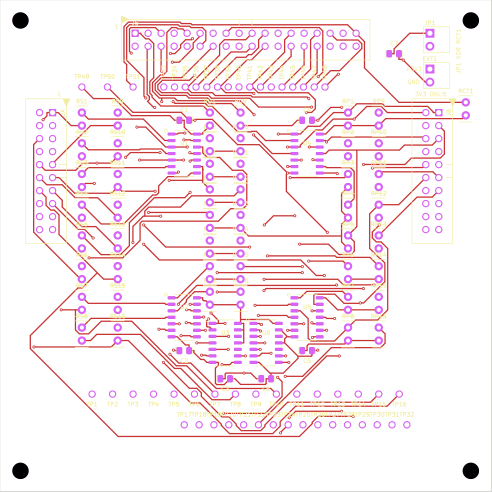
#> input picture doc/figs/fig2-6a_pcb_top.png, 983 x 983 px (shown at 1/2 size)
$ python make_poster.py
#> lines starting #> are read from the running program, lines starting #| are printed output that depends on the picture
# -*- coding: utf-8 -*-
"""生成《瞬迹》AMD 赛道海报：中文一页 + 英文一页（16:9，13.333×7.5 英寸）。

版面沿用官方模板的三栏骨架（背景 / 架构 / 结果）+ 深色区块标题条 + 细线分隔，
但用基本图元重建，避免模板原位改字的溢位与高亮残留。

用法：python scripts/make_poster.py
输出：doc/瞬迹_海报_中英_20261103.pptx
"""
import os
import sys

from pptx import Presentation
from pptx.util import Inches, Pt
from pptx.dml.color import RGBColor
from pptx.enum.text import PP_ALIGN, MSO_ANCHOR
from pptx.enum.shapes import MSO_SHAPE

HERE = os.path.dirname(os.path.abspath(__file__))
ROOT = os.path.dirname(HERE)
OUT = os.path.join(ROOT, "doc", "瞬迹_海报_中英_20261103.pptx")
FIGS = os.path.join(ROOT, "doc", "figs")
CASE = os.path.join(ROOT, "doc", "case", "out")
STRIP = os.path.join(FIGS, "_poster_strip.png")
LOGO = r"C:\Users\clocker\Downloads\校标.jpeg"
AMD_PNG = os.path.join(ROOT, "build", "tpl_media", "image1.png")

INK = "1A1A1A"
GREY = "6E6E6E"
BLUE = "1F4E79"
BAND = "262626"
ACC = "B03A2E"

W, H = 13.333, 7.5
COL_A, COL_B, COL_C = 0.35, 4.48, 8.62
WD_A, WD_B, WD_C = 3.95, 3.95, 4.42
TOP = 1.74
BAND_H = 0.40


def build_strip():
    from PIL import Image
    panels = [os.path.join(FIGS, "fig2-6a_pcb_top.png"),
              os.path.join(FIGS, "fig2-6b_pcb_bottom.png"),
              os.path.join(CASE, "preview_xunji_case_asm.png")]
    Hh = 560
    imgs = []
    for p in panels:
        im = Image.open(p).convert("RGB")
#> im is the input picture: PIL image 983x983 RGB; mean R, G, B 248.7, 235, 239.2
        w = max(1, int(im.width * Hh / im.height))
#> w = 560
        imgs.append(im.resize((w, Hh), Image.LANCZOS))
    Wt = sum(i.width for i in imgs) + 18 * (len(imgs) + 1)
#> Wt = 2114
    canvas = Image.new("RGB", (Wt, Hh + 36), (255, 255, 255))
#> canvas: PIL image 2114x596 RGB; every value is 255
    x = 18
    for im in imgs:
        canvas.paste(im, (x, 18))
        x += im.width + 18
#> this loop made 3 passes
#> x on passes 1 to 3: 596, 1174, 2114
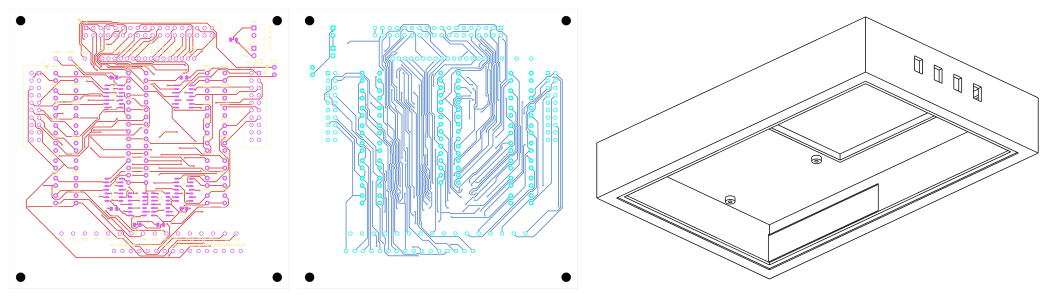
#> canvas: PIL image 2114x596 RGB (shown at 1/2 size); mean R, G, B 243.2, 242.7, 245.5
#> after the loop, x = 2114
    canvas.save(STRIP, "PNG")


# [163 lines left out: functions tb, rect, band, hline, pic, results_table and 1 more, not called in this run]


CN = {
    "font": "微软雅黑", "latin": "Calibri",
    "copyright": "© 2026 AMD FPGA Innovation Design Contest",
    "title": "瞬迹 —— 基于 FPGA 的线束拓扑重建\n与 μs 级瞬态开路诊断装置",
    "members": "王鑫婷　　季佳越",
    "school": "中国地质大学（武汉）\nChina University of Geosciences (Wuhan)",
    "sec1": "背景与方案", "sec2": "系统架构与创新点", "sec3": "测试结果与性能",
    "body1": ("线束装配错误与端子松动是整机故障的重要来源。传统人工通断表需逐根核对，"
              "效率低，且无法捕获瞬态断线。\n"
              "本作品用同一套硬件回答两个问题：\n"
              "「线怎么接」——16×16 静态拓扑重建；\n"
              "「线什么时候断」——μs 级瞬态捕获。\n"
              "硬件：EGO1（Artix-7 XC7A35T，100 MHz）＋自研 FE-16 前端板。\n"
              "信号链：a_ctrl_n → LVC07 开漏 → RS 330 Ω → JA → 被测线束 → JB → "
              "RP 4.7 kΩ 上拉 → LVC14 施密特反相 → b_raw → FPGA。\n"
              "规格：16 通道 · 单轮扫描 112 μs · 48 B 定长帧 · 240 fps · 115200 bps · "
              "帧内可捕获 μs 级瞬态。"),
    "cap_strip": "自研 FE-16 前端板与整机（PCB 顶/底 + 外壳设计）",
    "cap_sys": "系统框图",
    "box1": ("双端有源扫描拓扑（创新点 1）\n"
             "① 32 根信号线完成 16×16 全连接矩阵\n"
             "② 开漏激励天然无多路竞争，串阻限流约 10 mA\n"
             "③ 施密特反相抑制长线束慢边沿抖动"),
    "box2": ("三层滤波与帧一致性（创新点 2、3）\n"
             "① 5 μs 空闲稳定窗 + 101 拍多数表决 + 8 拍去毛刺\n"
             "② 帧矩阵在发送触发沿锁存，保证 CRC 与负载同源"),
    "res_intro": "学习—比对，五级分类并定位到具体线号",
    "table": [
        ["制造故障", "系统判定", "定位结果"],
        ["16 路 1:1", "PASS", "16 条连接，全部对角"],
        ["拔 1 根", "OPEN", "open=0x0020 → ch5"],
        ["交叉 2 根", "MISWIRE", "矩阵出现 A2→B7、A7→B2"],
        ["短接 2 根", "BRIDGE", "18 条连接，A1↔B4 交叉出现"],
        ["交叉+断路", "ANOMALY", "拒绝硬套类型，符合不夸大原则"],
    ],
    "colw": (0.92, 1.05, 2.45),
    "body2": ("动态能力：CD4066 + Arduino Nano 串入线束，按需在 μs 量级断开指定通道，"
              "FPGA 以 100 MHz 采样捕获帧内瞬态开路，实现「线什么时候断」的黑匣子式记录。\n"
              "上位机：单文件 HTML 零安装直连，实时显示 16 路状态、连接矩阵与判定码，"
              "支持证据 hex 落盘。"),
    "highlight": ("资源与时序（XC7A35T-1CSG324C）\n"
                  "LUT 2119（10.19%） · FF 1564（3.76%）\n"
                  "BRAM 0 · DSP 0 · WNS +1.408 ns\n"
                  "回归：iverilog 6/6 · pytest 84 项全通过"),
}

EN = {
    "font": "Calibri", "latin": "Calibri",
    "copyright": "© 2026 AMD FPGA Innovation Design Contest",
    "title": "XunJi — FPGA-based Harness Topology Reconstruction\nand μs-level Transient Open-Circuit Diagnosis",
    "members": "Wang Xinting　　Ji Jiayue",
    "school": "China University of Geosciences (Wuhan)",
    "sec1": "INTRODUCTION", "sec2": "SYSTEM ARCHITECTURE & INNOVATION",
    "sec3": "RESULTS & PERFORMANCE",
    "body1": ("Mis-assembly and loose terminals are major sources of equipment failure. "
              "Manual continuity checks are slow and cannot capture transient opens.\n"
              "One platform answers two questions:\n"
              "\"how is the harness wired\" — 16×16 static topology reconstruction;\n"
              "\"when does a wire open\" — μs-level transient capture.\n"
              "Hardware: EGO1 (Artix-7 XC7A35T, 100 MHz) + self-designed FE-16 front-end board.\n"
              "Signal chain: a_ctrl_n → LVC07 open-drain → RS 330 Ω → JA → harness under test → "
              "JB → RP 4.7 kΩ pull-up → LVC14 Schmitt inverter → b_raw → FPGA.\n"
              "Spec: 16 channels · 112 μs per scan · 48 B fixed frame · 240 fps · 115200 bps · "
              "in-frame μs transient capture."),
    "cap_strip": "Self-designed FE-16 front-end board and assembly (PCB top/bottom + case)",
    "cap_sys": "System Architecture",
    "box1": ("Dual-ended active scanning topology (innovation 1)\n"
             "1. 32 signal lines build a full 16×16 connection matrix\n"
             "2. Open-drain drive: no contention; series resistor limits current to ~10 mA\n"
             "3. Schmitt inverter rejects slow-edge jitter on long harnesses"),
    "box2": ("Three-stage filtering and frame consistency (innovation 2, 3)\n"
             "1. 5 μs idle settle + 101-sample majority vote + 8-sample deglitch\n"
             "2. Matrix latched at the TX trigger edge: CRC and payload always agree"),
    "res_intro": "Learn-and-compare: five-class verdict, located to the exact wire",
    "table": [
        ["Injected fault", "Verdict", "Localisation"],
        ["16-ch 1:1 wiring", "PASS", "16 connections, all diagonal"],
        ["pull one wire", "OPEN", "open=0x0020 → ch5"],
        ["swap two wires", "MISWIRE", "matrix shows A2→B7, A7→B2"],
        ["short two wires", "BRIDGE", "18 connections, A1↔B4 appears"],
        ["swap + open", "ANOMALY", "refuses to over-claim a single class"],
    ],
    "colw": (1.02, 0.95, 2.45),
    "body2": ("Dynamic capability: CD4066 + Arduino Nano are inserted in-series with the harness; "
              "any channel can be opened for microseconds on demand, and the FPGA captures the "
              "in-frame transient at 100 MHz — a black-box record of \"when a wire opens\".\n"
              "Host tool: single-file HTML, zero install, real-time 16-channel status, connection "
              "matrix and verdict code, with hex evidence export."),
    "highlight": ("Resources & timing (XC7A35T-1CSG324C)\n"
                  "LUT 2119 (10.19%) · FF 1564 (3.76%)\n"
                  "BRAM 0 · DSP 0 · WNS +1.408 ns\n"
                  "Regression: iverilog 6/6 · pytest 84 passed"),
}


def main():
    build_strip()
    prs = Presentation()
    prs.slide_width = Inches(W)
    prs.slide_height = Inches(H)
    build_slide(prs, CN)
    build_slide(prs, EN)
    prs.save(OUT)
    print("已保存:", OUT, "页数:", len(prs.slides))


if __name__ == "__main__":
    main()
#> (the call stopped at in main, `prs = Presentation()`: pptx is not available in this run)
